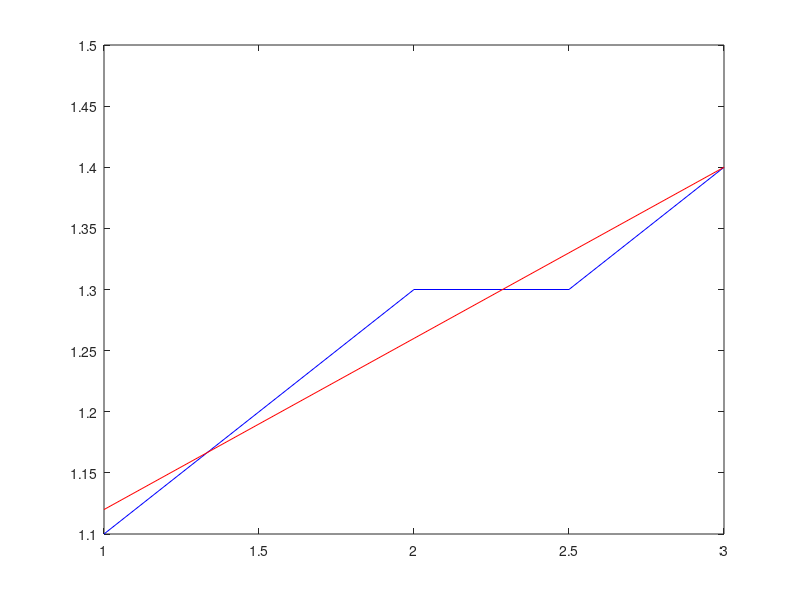

The MATLAB source for this figure:
function q1
	% Part a
	t = (1:.5:3)';
	b = [1.1, 1.2, 1.3, 1.3, 1.4]';
	A = [Phi1(t), Phi2(t)];

	% Part b
	x = A\b

	%Part c
	plot(t, b, 'b'); hold on;
	plot(t', (A*x)', 'r'); hold off;

	% Part d
	r = A*x - b;
	norm(r)

end

function [y] = Phi1(t)
	y = t*0 + 1;
end

function [y] = Phi2(t)
	y = t;
end